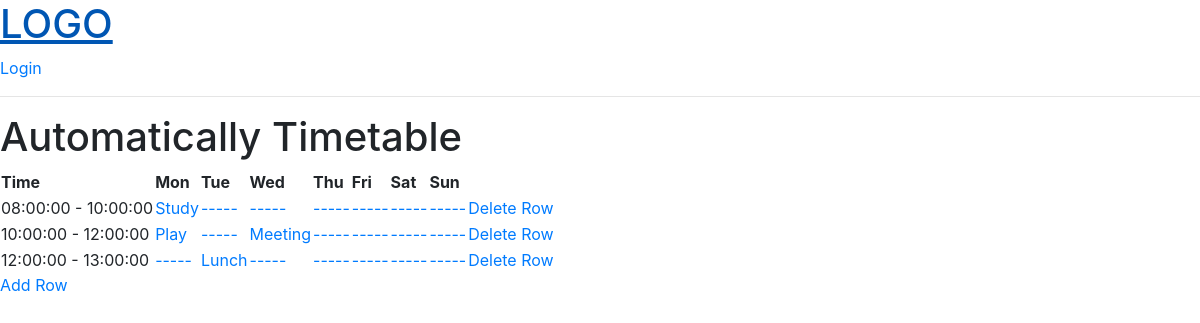
/timetable/6/, run on the app's committed database.
### timetable/models.py (models this page shows)
class Timetable(models.Model):
    host = models.ForeignKey(User, on_delete=models.CASCADE, null=True)
    name = models.CharField(max_length=200)
    def __str__(self):
        return self.name

class TimetableRow(models.Model):
    timetable = models.ForeignKey(Timetable, on_delete=models.CASCADE, null=True)
    start = models.TimeField(null=True)
    end = models.TimeField(null=True)
    class Meta:
        ordering = ['start', 'end']
    def __str__(self):
        return str(self.start) + ' - ' + str(self.end)
    def get_all_elements(self):
        elements = [None] * 7
        timetableE = self.timetableelement_set.all()
        for e in timetableE:
            elements[e.day-1] = e
        return elements

class TimetableElement(models.Model):
    class Day(models.IntegerChoices):
        MON = 1
        TUE = 2
        WED = 3
        THU = 4
        FRI = 5
        SAT = 6
        SUN = 7
    timetable = models.ForeignKey(Timetable, on_delete=models.CASCADE, null=True)
    row = models.ForeignKey(TimetableRow, on_delete=models.CASCADE)
    day = models.IntegerField(choices=Day.choices, default=Day.MON)
    body = models.CharField(max_length=100)
    class Meta:
        ordering = ['day']
    def __str__(self):
        return self.body

### timetable/views.py (the view, shortened to what this page needs)
# urls.py: path('timetable/<str:pk>/', views.timetablePage, name='timetable'),
def timetablePage(request, pk):
    form = TimetableRowCreationForm()
    header = ['Time', 'Mon', 'Tue', 'Wed', 'Thu', 'Fri', 'Sat', 'Sun']
    user = User.objects.get(id=pk)
    timetable = user.timetable_set.all()[0]
    timetableRows = timetable.timetablerow_set.all()
    context = {'header': header, 'user': user, 'timetable': timetable, 'timetableRows': timetableRows, 'form': form}
    return render(request, 'base/timetable.html', context)

### timetable/templates/base/timetable.html
{% extends 'main.html' %} {% block content %}
<h1>{{timetable}}</h1>
<table>
  <tr>
    {% for h in header %}
    <th>{{h}}</th>
    {% endfor %}
  </tr>
  {% for row in timetableRows %}
  <tr>
    <td>{{row}}</td>
    {% for element in row.get_all_elements %}
    <td>
      {% if element.body == 'None' %}
      <a href="{% url 'update-element' element.id user.id %}"
        >{{'-----'}}</a
      >
      {% else %}
      <a href="{% url 'update-element' element.id user.id %}"
        >{{element}}</a
      >
      {% endif %}
    </td>
    {% endfor %}
    <td><a href="{% url 'delete-row' row.id user.id %}">Delete Row</a></td>
  </tr>
  {% endfor %}
</table>
{% include 'base/addRowModal.html' %} {% endblock content %}

### templates/main.html (shortened to what this page needs)
<!DOCTYPE html>
<html lang="en">
<head>
</head>
<body>
    {% include 'navbar.html' %}
    {% block content %}
    {% endblock  %}
</body>
</html>

### templates/navbar.html
<a href="/"><h1>LOGO</h1></a>
{% if request.user.is_authenticated %}
<p>Hello {{request.user}}</p>
<a href="{% url 'logout'%}">Logout</a>
{% else %}
<a href="{% url 'login'%}">Login</a>
{% endif %}
<hr />

### timetable/templates/base/addRowModal.html (shortened to what this page needs)
<link
  rel="stylesheet"
  href="https://maxcdn.bootstrapcdn.com/bootstrap/4.0.0/css/bootstrap.min.css"
/>
<form method="POST">
  <a href="" data-toggle="modal" data-target="#modal-addRow">Add Row</a>
</form>

### data on the page
Timetable: name "Automatically Timetable"
TimetableRow: start+end "08:00:00 - 10:00:00"
TimetableElement: body "Study"
TimetableElement: value "-----"
TimetableElement: value "-----"
TimetableElement: value "-----"
TimetableElement: value "-----"
TimetableElement: value "-----"
TimetableElement: value "-----"
TimetableRow: start+end "10:00:00 - 12:00:00"
TimetableElement: body "Play"
TimetableElement: value "-----"
TimetableElement: body "Meeting"
TimetableElement: value "-----"
TimetableElement: value "-----"
TimetableElement: value "-----"
TimetableElement: value "-----"
TimetableRow: start+end "12:00:00 - 13:00:00"
TimetableElement: value "-----"
TimetableElement: body "Lunch"
TimetableElement: value "-----"
TimetableElement: value "-----"
TimetableElement: value "-----"
TimetableElement: value "-----"
TimetableElement: value "-----"

### other printed values
{{ h }} "Time" "Mon" "Tue" "Wed" "Thu" "Fri" "Sat" "Sun"
